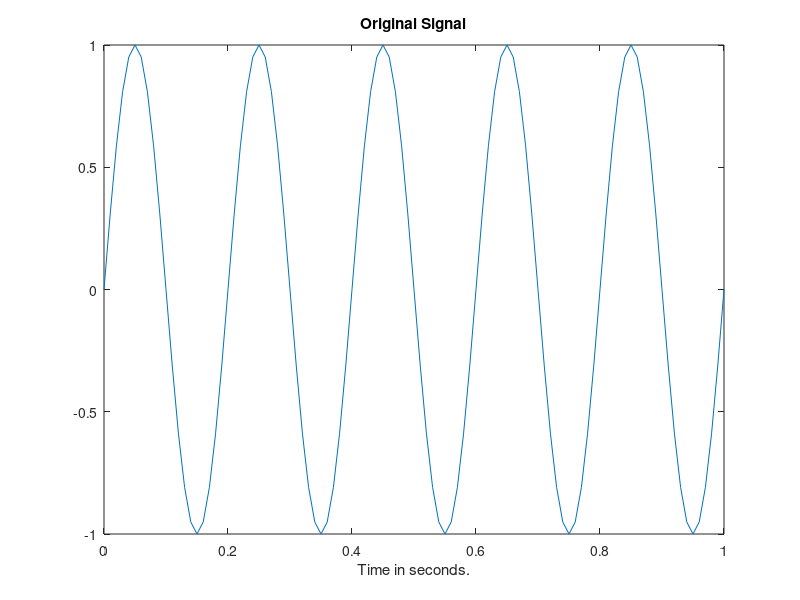
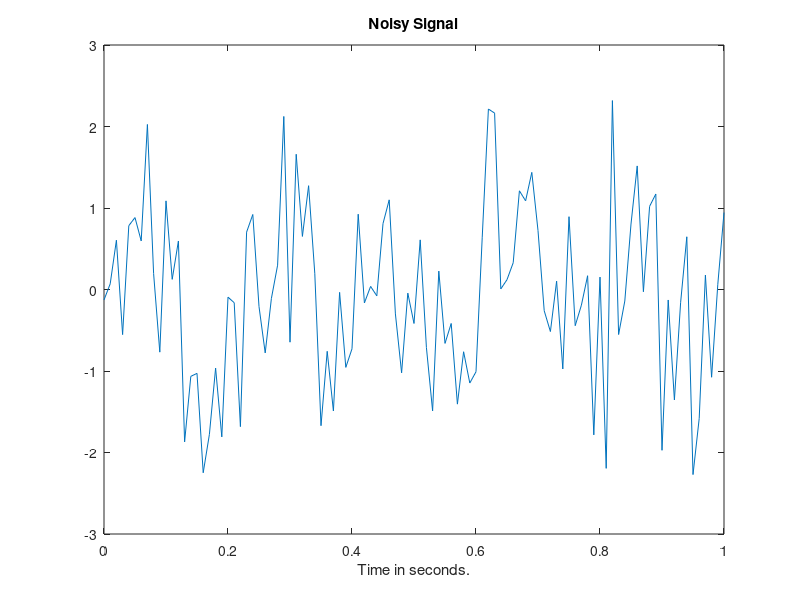
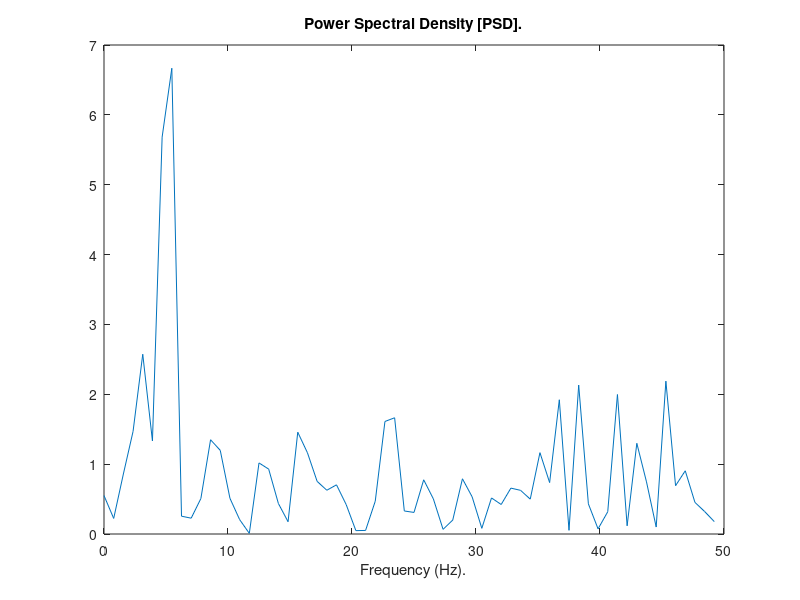

The MATLAB script that drew these images, in order:
%To open code live in matlab complier use link given below
%https://drive.mathworks.com/sharing/12a84578-1ed3-452a-bf2a-f0ae7be40a2e 
%Generate a 5Hz signal of 1 sec duration sampled at 100 Hz
t = 0:0.01:1;
x = sin(2*pi*5*t);
clf
figure(1)
plot(t,x),title('Original Signal'),xlabel('Time in seconds.')

%Adding random noise with a standard deviation of 1 to produce a noisy
%signal y
y = x + 1*randn(1,101);
figure(2)
plot(t,y),title('Noisy Signal'),xlabel('Time in seconds.')

%Compute the DFT and power spectral density (PSD) of the noisy signal y
%using 128 point FFT
Y = fft(y,128);
Pyy = Y.*conj(Y)/128;

%Changing the horizontal axis to represent analog frequency in the
%frequency response plot
f = 100/128*(0:63);
figure(3)
plot(f,Pyy(1:64)),title('Power Spectral Density [PSD].'),xlabel('Frequency (Hz).')